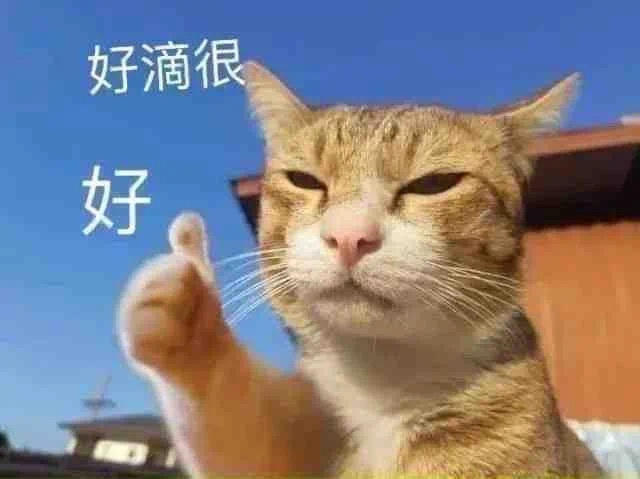
#> input picture data/fingerprinted_versions/2CBD8C1F2_575651998.jpg, 640 x 479 px; its folder holds only this picture in this run
$ python colluded_attack.py
#> lines starting #> are read from the running program, lines starting #| are printed output that depends on the picture; after the words box and inside, x2 and y2 are one past the last pixel; in counts of white or black regions, pixels touching at a corner belong together
import os
import cv2
import numpy as np
from typing import List
import random
from functools import wraps

def with_attack_name(func):
    @wraps(func)
    def wrapper(images, channel=None):
        attack_name = func.__name__
        if channel is None:
            print(f"开始执行 {attack_name} 攻击")
        else:
            print(f"开始处理通道 {channel}")
        result = func(images)
        if channel is not None:
            print(f"处理通道 {channel} 处理完成")
        return result
    return wrapper

def attack_per_channel(images: List[np.ndarray], attack_func):
    """
    对每个颜色通道分别应用指定的攻击函数。
    :param images: 包含多个彩色图像的列表。
    :param attack_func: 要应用的攻击函数。
    :return: 应用攻击后的图像。
    """
    height, width, channels = images[0].shape
    result = np.zeros((height, width, channels), dtype=np.uint8)
    print(f"开始执行 {attack_func.__name__} 攻击")
    for channel in range(channels):
        channel_images = [img[:, :, channel] for img in images]
        result[:, :, channel] = attack_func(channel_images, channel)
    print(f"{attack_func.__name__} 攻击完成")
    return result

@with_attack_name
def logical_and_attack(images: List[np.ndarray], channel=None) -> np.ndarray:
    """
    对图像列表执行逻辑与攻击。
    :param images: 彩色或灰度图像的列表。
    :return: 攻击后的图像。
    """
    return np.bitwise_and.reduce(images)

@with_attack_name
def logical_or_attack(images: List[np.ndarray], channel=None) -> np.ndarray:
    """
    对图像列表执行逻辑或攻击。
    :param images: 彩色或灰度图像的列表。
    :return: 攻击后的图像。
    """
    return np.bitwise_or.reduce(images)

@with_attack_name
def random_selection_attack(images: List[np.ndarray], channel=None) -> np.ndarray:
    """
    对图像列表执行随机选择攻击。
    :param images: 单通道图像列表。
    :return: 攻击后的图像。
    """
    height, width = images[0].shape
    result = np.zeros((height, width), dtype=np.uint8)
    for i in range(height):
        for j in range(width):
            bits = [image[i, j] for image in images]
            result[i, j] = random.choice(bits)
    return result

@with_attack_name
def majority_strategy_attack(images: List[np.ndarray], channel=None) -> np.ndarray:
    """
    对图像列表执行多数策略攻击。
    :param images: 单通道图像列表。
    :return: 攻击后的图像。
    """
    height, width = images[0].shape
    result = np.zeros((height, width), dtype=images[0].dtype)
    for i in range(height):
        for j in range(width):
            bits = [image[i, j] for image in images]
            result[i, j] = 255 if bits.count(255) > bits.count(0) else 0
    return result

@with_attack_name
def minority_strategy_attack(images: List[np.ndarray], channel=None) -> np.ndarray:
    """
    对图像列表执行少数策略攻击。
    :param images: 单通道图像列表。
    :return: 攻击后的图像。
    """
    height, width = images[0].shape
    result = np.zeros((height, width), dtype=images[0].dtype)
    for i in range(height):
        for j in range(width):
            bits = [image[i, j] for image in images]
            result[i, j] = 255 if bits.count(255) <= bits.count(0) else 0
    return result

def load_images_by_work_id(input_dir: str, work_id: str) -> List[np.ndarray]:
    """
    读取包含特定作品ID的所有图像，并将其加载到一个图像列表中。
    :param input_dir: 图像文件的输入目录。
    :param work_id: 作品ID。
    :return: 加载的图像列表。
    """
#> called with input_dir = './data/fingerprinted_versions', work_id = '2CBD8C1F2'
    images = []
    for filename in os.listdir(input_dir):
        if filename.startswith(work_id) and filename.endswith(".jpg"):
            image_path = os.path.join(input_dir, filename)
            images.append(cv2.imread(image_path))
    if not images:
        raise ValueError(f"在目录 {input_dir} 中未找到作品ID为 {work_id} 的图像")
    return images

def main():
    """
    主函数，执行合谋攻击并保存结果图像。
    """
    input_dir = './data/fingerprinted_versions'
    output_dir = './data/colluded_images'
    if not os.path.exists(output_dir):
        os.makedirs(output_dir)

    work_id = "2CBD8C1F2"
    images = load_images_by_work_id(input_dir, work_id)
#> images = 1 item

    # 对每种攻击，逐通道处理
    and_result = attack_per_channel(images, logical_and_attack)
#> the loop in attack_per_channel, `for channel in range(channels):` made 3 passes
#> pass 1, in wrapper, `result = func(images)`:
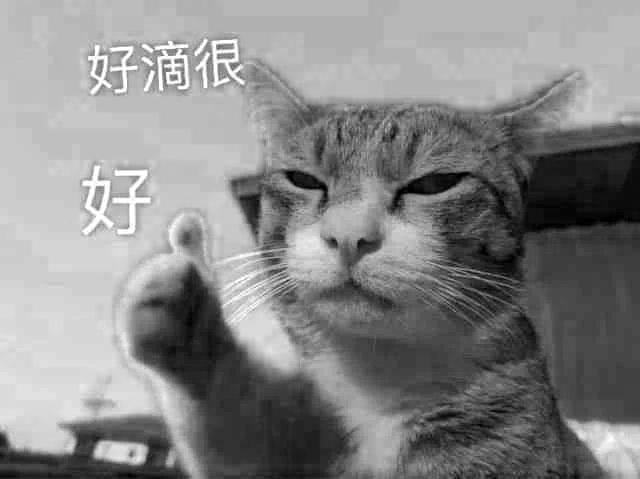
#> result: shape (479, 640); min 0, max 255, mean 134.5
#> pass 2, in wrapper (call 2), `result = func(images)`:
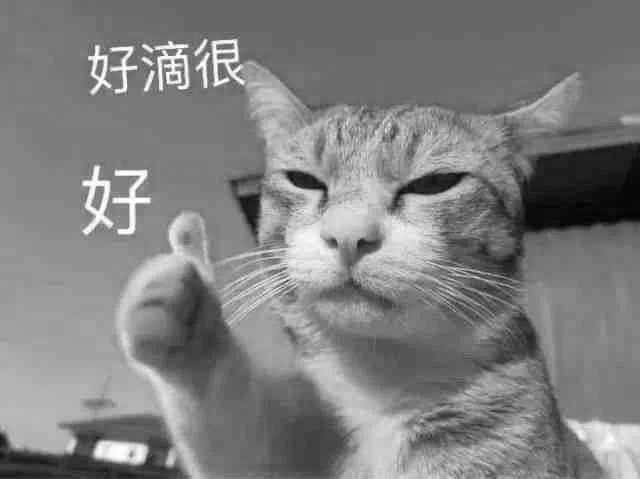
#> result: shape (479, 640); min 0, max 255, mean 127.3
#> pass 3, in wrapper (call 3), `result = func(images)`:
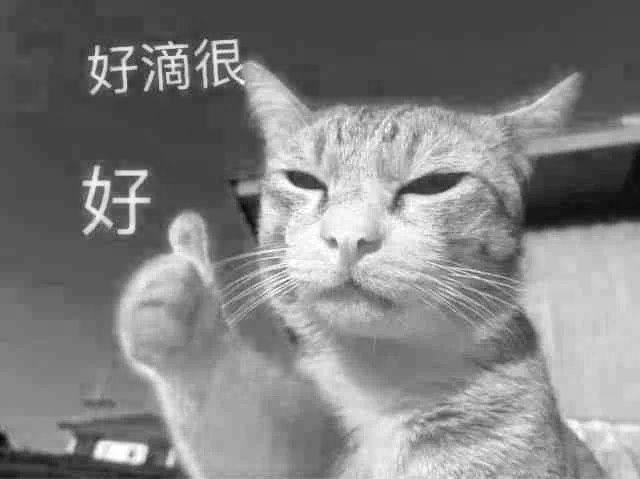
#> result: shape (479, 640); min 0, max 255, mean 129.4
#> in attack_per_channel, result is the input picture: shape (479, 640, 3); mean B, G, R 134.5, 127.3, 129.4
    print(f"{work_id} 的 logical_and_attack 攻击结果已保存。")
    cv2.imwrite(os.path.join(output_dir, f"{work_id}_and_attack_result.jpg"), and_result)

    or_result = attack_per_channel(images, logical_or_attack)
    print(f"{work_id} 的 logical_or_attack 攻击结果已保存。")
    cv2.imwrite(os.path.join(output_dir, f"{work_id}_or_attack_result.jpg"), or_result)

    random_result = attack_per_channel(images, random_selection_attack)
    print(f"{work_id} 的 random_selection_attack 攻击结果已保存。")
    cv2.imwrite(os.path.join(output_dir, f"{work_id}_random_attack_result.jpg"), random_result)

    majority_result = attack_per_channel(images, majority_strategy_attack)
#> the loop in attack_per_channel (call 4), `for channel in range(channels):` made 3 passes
#> pass 1, in wrapper (call 10), `result = func(images)`:
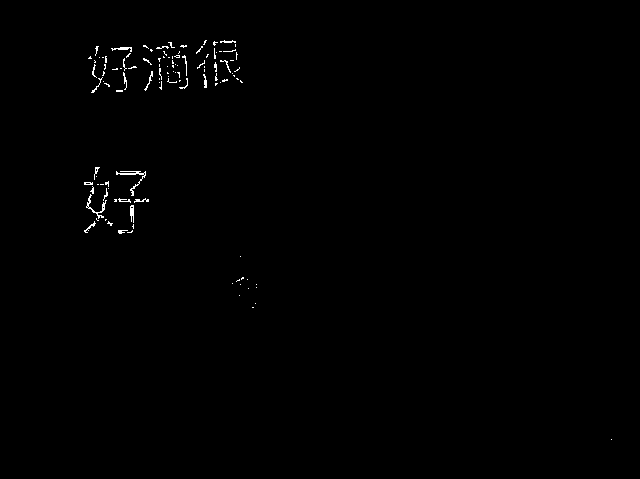
#> result: shape (479, 640); 0.46% white in thin lines or dots, all inside (x1, y1, x2, y2) = (84, 40, 612, 440)
#> pass 2, in wrapper (call 11), `result = func(images)`:
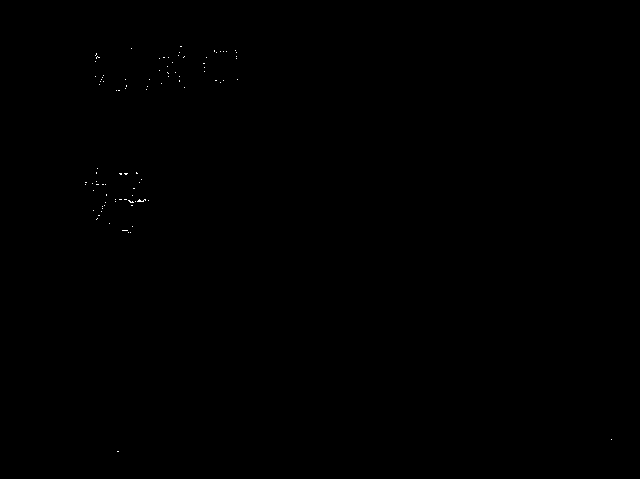
#> result: shape (479, 640); 0.05% white in thin lines or dots, all inside (x1, y1, x2, y2) = (85, 46, 612, 452)
#> pass 3, in wrapper (call 12), `result = func(images)`:
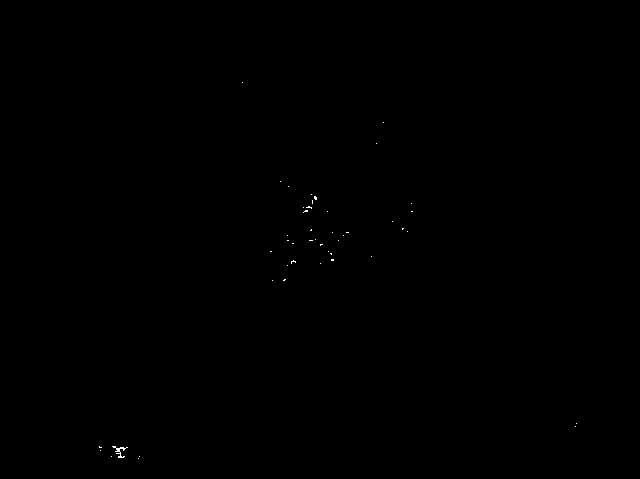
#> result: shape (479, 640); 0.05% white in thin lines or dots, all inside (x1, y1, x2, y2) = (99, 82, 577, 459)
    print(f"{work_id} 的 majority_strategy_attack 攻击结果已保存。")
    cv2.imwrite(os.path.join(output_dir, f"{work_id}_majority_attack_result.jpg"), majority_result)

    minority_result = attack_per_channel(images, minority_strategy_attack)
#> after the loop in attack_per_channel (call 5), `for channel in range(channels):`:
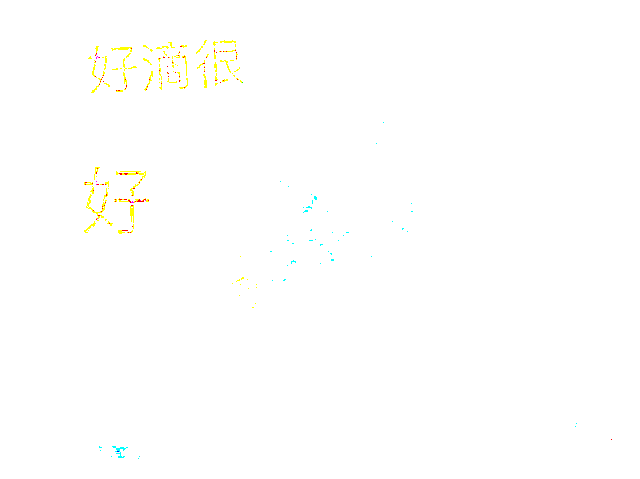
#> result: shape (479, 640, 3); mean of channels 0, 1, 2 253.8, 254.9, 254.9; drawn as B, G, R
    print(f"{work_id} 的 minority_strategy_attack 攻击结果已保存。")
    cv2.imwrite(os.path.join(output_dir, f"{work_id}_minority_attack_result.jpg"), minority_result)

if __name__ == "__main__":
    main()
